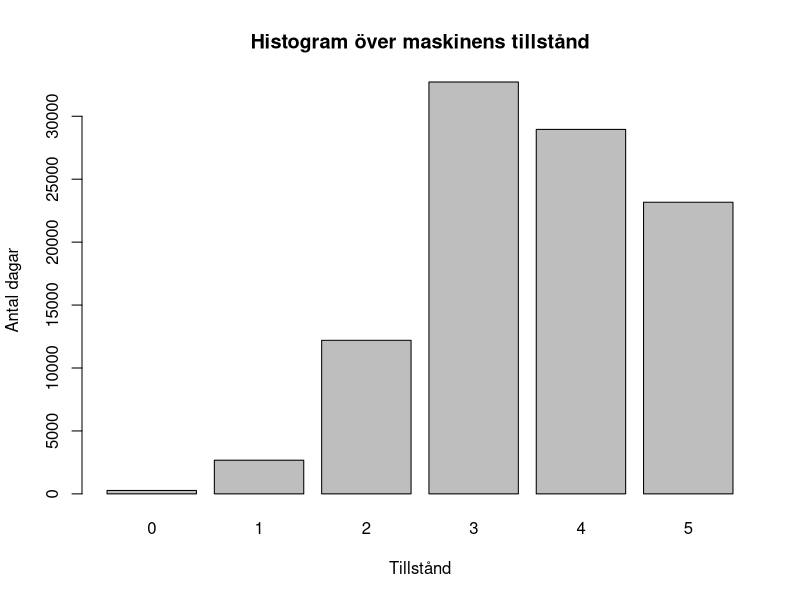

This chart was generated by the following R code:
## ---- chunk 1
P <- matrix(c(0, 0, 0, 0.4, 0, 0.6,
              0.1, 0.1, 0, 0.4, 0, 0.4,
              0, 0.2, 0.2, 0.3, 0, 0.3,
              0, 0, 0.3, 0.5, 0, 0.2,
              0, 0, 0, 0.4, 0.6, 0,
              0, 0, 0, 0, 0.5, 0.5),
              nrow = 6,
              ncol = 6,
              byrow = TRUE)


mpow <- function(A, n) {
  resultat <- diag(nrow(A))
  potens <- n
  while (potens > 0) {
    resultat <- A %*% resultat
    potens <- potens - 1
    }
  return(resultat)
}

rows_equal <- function(A, d = 4) {
  A_new <- trunc(A * 10^d) # förstora talet och ta heltalsdelen
  for (k in 2:nrow(A_new)) {
    # Kolla om alla element i rad 1 är lika med motsvarande element i rad k
    if (!all(A_new[1, ] == A_new[k, ])) {
    # Om något element skiljer sig så är raderna ej lika
      return(FALSE)
      }
    }
  # Hamnar vi här så var alla rader lika
    return(TRUE)
}

matrices_equal <- function(A, B, d = 4) {
  A_new <- trunc(A * 10^d)
  B_new <- trunc(B * 10^d)
  if (all(A_new == B_new)) {
    return(TRUE)
  } else {
    return(FALSE)
  }
}

gen_sim <- function(x, P) {
  u <- runif(1)
  y <- 0
  test <- P[x + 1, 1]
  while (u > test) {
    y <- y + 1
    test <- test + P[x + 1, y + 1]
  }
  y
}


simulera_kedja <- function(x, n, P) {
results <- numeric(n + 1) # vektor av nollor, till en början
results[1] <- x # första elementet är initialtillståndet
for (i in 2:(n+1)) {
  results[i] <- gen_sim(results[i - 1], P) # simulera övriga element
  }
  # ta bort initialtillståndet och returnera vektorn med simulerade tillstånd
results[-1]
}

## ---- chunk 2
resultat_matris <- rbind(
  "1.1a (Torsdag, tillstånd 5)"   = mpow(P, 3)[6,],
  "1.1b (1 vecka, tillstånd 5)"   = mpow(P, 7)[6,],
  "1.1c (2 veckor, tillstånd 5)"  = mpow(P, 14)[6,],
  "1.1d (3 månader, tillstånd 5)" = mpow(P, 90)[6,],
  "1.2a (Torsdag, tillstånd 2)"   = mpow(P, 3)[3,],
  "1.2b (1 vecka, tillstånd 2)"   = mpow(P, 7)[3,],
  "1.2c (2 veckor, tillstånd 2)"  = mpow(P, 14)[3,],
  "1.2d (3 månader, tillstånd 2)" = mpow(P, 90)[3,]
)

df_resultat <- as.data.frame(resultat_matris)

colnames(df_resultat) <- c("Tillstånd 0", "Tillstånd 1", "Tillstånd 2", 
                           "Tillstånd 3", "Tillstånd 4", "Tillstånd 5")

round(df_resultat, 5)
## ---- chunk 3
n <- 1
Pn <- P  

repeat {
  Pn1 <- Pn %*% P 
  if (matrices_equal(Pn, Pn1, d = 4) && rows_equal(Pn, d = 4)) {
    cat("Konvergens uppnås vid n =", n, "\n")
    rad_uppg1 <- Pn[1, ]
    break
  }
  
  Pn <- Pn1
  n <- n + 1
}
## ---- chunk 4
A <- t(P - diag(nrow(P))) # Transponering krävs då R behöver kolonn vektorer
sista_vilkor <- rep(1, ncol(A))

A_1 <- rbind(A, sista_vilkor)

b <- c(rep(0, nrow(A)), 1)

pi <- qr.solve(A_1, b)  #qr.solve behövs för överbestämda system (solve bara kvadratiska)

print(rad_uppg1)
print(pi)
## ---- chunk 5
set.seed(950122)
resultat_sim <- simulera_kedja(5, 100000, P)

barplot(table(resultat_sim), 
        xlab = "Tillstånd", 
        ylab = "Antal dagar", 
        main = "Histogram över maskinens tillstånd")
## ---- chunk 6
# Detta gör så att vi får paren idag och igår med samma index.
igår <- resultat_sim[1:99999]
idag <- resultat_sim[2:100000]


antal_idag_5 <- sum(idag == 5)

antal_1_och_5 <- sum(igår == 1 & idag == 5)

empirisk_sannolikhet <- antal_1_och_5 / antal_idag_5


print(empirisk_sannolikhet)
## ---- chunk 7
teoretisk_sannolikhet <- (P[2, 6] * pi[2]) / pi[6]
print(teoretisk_sannolikhet)
